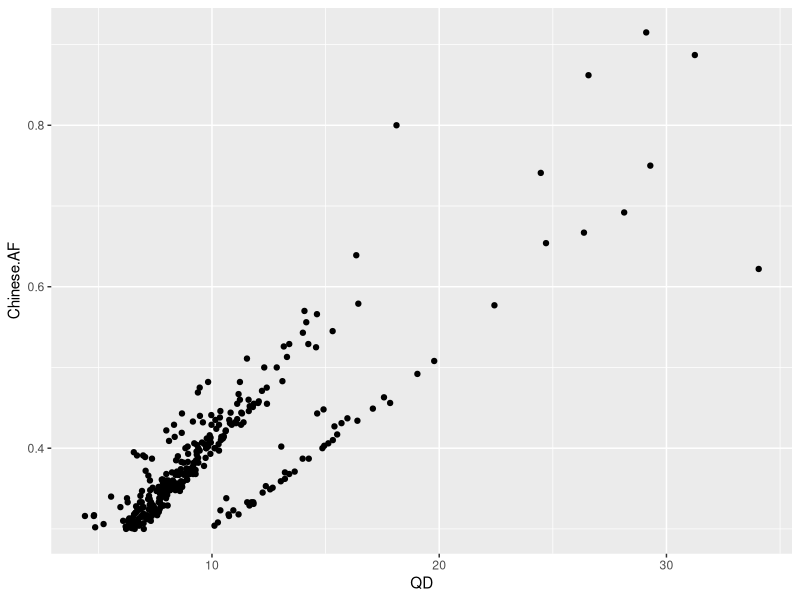
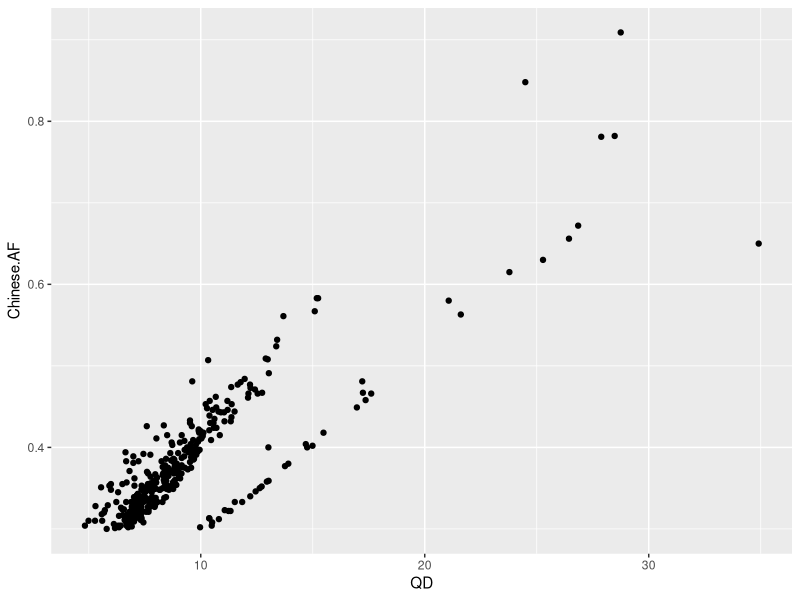
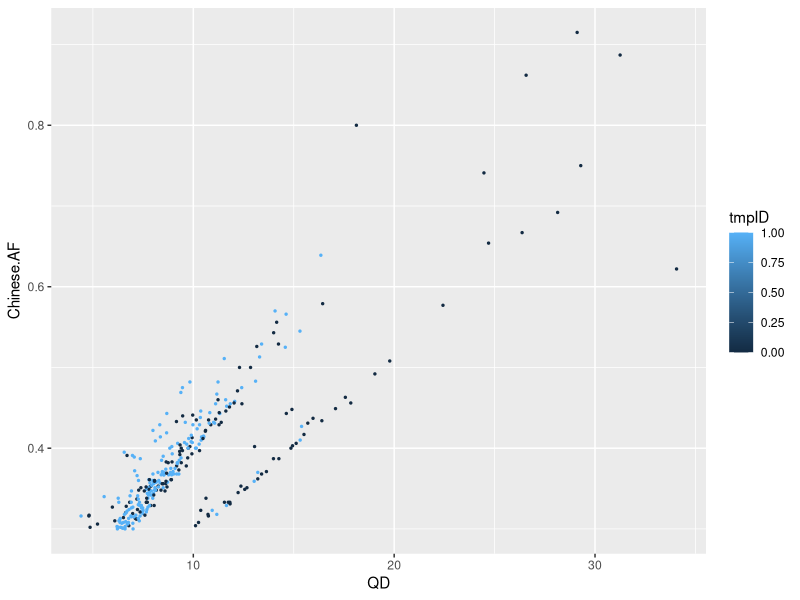
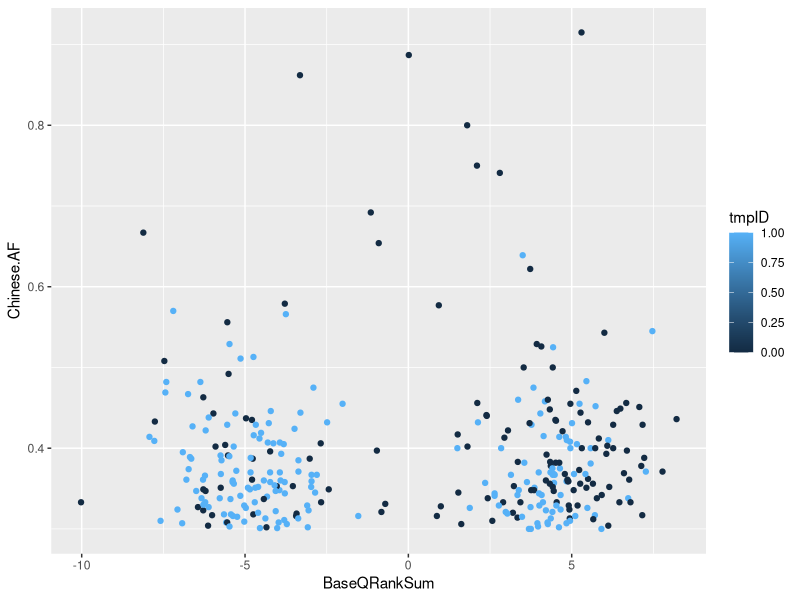

R code for these plots, in order: (Note: this script raises an error after producing the figures.)
#install.packages("RColorBrewer")
#library(RColorBrewer)
library(ggplot2)
setwd("C:/Users/selee/Desktop/class/defaultCGP")
#df <- read.table("qual.table.Reannotated.hg19.common.SnpSift.masked.isHet.tranch99.9.vcf.txt",header=T)
df <- read.table("BQRS.all.dbsnp151.annotated.table.txt",header=T)
nrow(df)
df <- df[complete.cases(df),]
dfSnv <- df[df$TYPE=='SNP',]
#remove variants with AF<0.3
dfSnv <- dfSnv[dfSnv$Chinese.AF>=0.3,]

dfti <- dfSnv[dfSnv$TRANSITION=='1',]
dftv <- dfSnv[dfSnv$TRANSITION=='0',]
nrow(dfti)
nrow(dftv)
ggplot(dfti,aes(x=QD,y=Chinese.AF))+geom_point()
ggplot(dftv,aes(x=QD,y=Chinese.AF))+geom_point()

#####dbsnp build 151(all)#######
dfti$tmpID[which(dfti$ID!='.')]<-0
dfti$tmpID[which(dfti$ID=='.')]<-1
ggplot(dfti,aes(x=QD,y=Chinese.AF,color=tmpID))+geom_point(size=0.5)
ggplot(dfti,aes(x=BaseQRankSum,y=Chinese.AF,color=tmpID))+geom_point()

dftv$tmpID[which(dftv$ID!='.')]<-0
dftv$tmpID[which(dftv$ID=='.')]<-1
ggplot(dftv,aes(x=QD,y=Chinese.AF,color=tmpID))+geom_point(size=0.6)
ggplot(dftv,aes(x=BaseQRankSum,y=Chinese.AF,color=tmpID))+geom_point()

#exclude variants in dbSNP
dfti <- dfti[dfti$ID=='.',]
dftv <- dftv[dftv$ID=='.',]
nrow(dfti)
#(whole)774 to 281,(AF>=0.3)318 to 182
nrow(dftv)
#(whole)711 to 404,(AF>=0.3)335 to 286

#####################separate lines(ti)###########################
attach(dfti)
lm1 <- lm(Chinese.AF~QD) #AF = 0.02736*QD+0.09290
xvec1 <- dfti$QD
yvec1 <- c()

for (val in xvec1){
  yval1 = 0.026*val+0.09290#0.02736 originally but the graph should have lower slope
  yvec1 <- c(yvec1,yval1)
}
dfti$lm.AF <- yvec1
head(dfti)
ggplot(dfti,aes(x=QD))+
  geom_point(aes(y=Chinese.AF))+
  geom_line(aes(y=lm.AF))
d1 <- c()
for (i in seq(1,nrow(dfti))){
  a1 <- dfti$Chinese.AF[i]
  b1 <- dfti$lm.AF[i]
  d1 <- c(d1,a1<b1)
}
tifp <- dfti[d1,]
nrow(tifp)

#cat(tifp$POS,file='C:/Users/selee/Desktop/tifp_pos.txt',sep='\n')

ggplot(dfti,aes(x=BaseQRankSum,y=Chinese.AF,color=ID))+geom_point()

e1 <- c()
for (i in seq(1,nrow(dfti))){
  a1 <- dfti$Chinese.AF[i]
  b1 <- dfti$lm.AF[i]
  e1 <- c(e1,a1>=b1)
}
tiwithtp <- dfti[e1,]
nrow(tiwithtp) #409

#cat(tiwithtp$POS,file='C:/Users/selee/Desktop/tiwithtp_pos.txt',sep='\n')

ggplot(tiwithtp,aes(x=QD,y=Chinese.AF))+geom_point()
ggplot(tiwithtp,aes(x=SOR,y=Chinese.AF))+geom_point(size=.5)
ggplot(tiwithtp,aes(x=MQ,y=Chinese.AF))+geom_point()
ggplot(tiwithtp,aes(x=ReadPosRankSum,y=Chinese.AF))+geom_point()

nrow(dfti[dfti$tmpID==1,])#281
nrow(dftv[dftv$tmpID==1,])#404
#####################separate lines(tv)###########################
attach(dftv)
lm2 <- lm(Chinese.AF~QD) #AF = 0.02749 * QD + 0.09859

xvec <- dftv$QD
yvec <- c()
for (val in xvec){
  yval = 0.026*val+0.09859#0.02749 originally but the graph should have lower slope
  yvec <- c(yvec,yval)
}
dftv$lm.AF <- yvec
head(dftv)
ggplot(dftv,aes(x=QD))+
  geom_point(aes(y=Chinese.AF))+
  geom_line(aes(y=lm.AF))
d <- c()
for (i in seq(1,nrow(dftv))){
  a <- dftv$Chinese.AF[i]
  b <- dftv$lm.AF[i]
  d <- c(d,a<b)
}
tvfp <- dftv[d,]
nrow(tvfp)#301

ggplot(tvfp,aes(x=ReadPosRankSum,y=Chinese.AF))+geom_point()
#cat(tvfp$POS,file='C:/Users/selee/Desktop/tvfp_pos.txt',sep='\n')

ggplot(tvfp,aes(x=QD,y=Chinese.AF))+geom_point()

e <- c()
for (i in seq(1,nrow(dftv))){
  a <- dftv$Chinese.AF[i]
  b <- dftv$lm.AF[i]
  e <- c(e,a>=b)
}
tvwithtp <- dftv[e,]
nrow(tvwithtp) #410
#cat(tvwithtp$POS,file='C:/Users/selee/Desktop/tvwithtp_pos.txt',sep='\n')
ggplot(tvwithtp,aes(x=QD,y=Chinese.AF))+geom_point()
ggplot(tvwithtp,aes(x=SOR,y=Chinese.AF))+geom_point()
ggplot(tvwithtp,aes(x=FS,y=Chinese.AF))+geom_point()
ggplot(tvwithtp,aes(x=ReadPosRankSum,y=Chinese.AF))+geom_point()
ggplot(tvwithtp,aes(x=MQ,y=Chinese.AF))+geom_point()
ggplot(tvwithtp,aes(x=MQRankSum,y=Chinese.AF))+geom_point()

##########(tv)set apart possible somatic variants##########
tvwithtp$Chinese.AD<-round(tvwithtp$Chinese.AF*tvwithtp$Chinese.DP)
af_tvwithtp <- tvwithtp[tvwithtp$Chinese.AF>=0.3&
                          tvwithtp$Chinese.AF<=0.7,]
attach(af_tvwithtp)
lm(Chinese.AF~QD)#AF=0.02737*QD+0.14036
af_tvwithtp$lm.somatic.AF <- 0.0255*af_tvwithtp$QD+0.17
ggplot(af_tvwithtp,aes(x=QD))+
  geom_point(aes(y=Chinese.AF))+
  geom_line(aes(y=lm.somatic.AF,color='red'))
tmp <- which(af_tvwithtp$Chinese.AF>=
               af_tvwithtp$lm.somatic.AF)
length(tmp)#65
tvpossibletp <- af_tvwithtp
tvpossibletp$lm.somatic.AF[tmp]<-7
ggplot(tvpossibletp,aes(x=Chinese.DP))+
  geom_point(aes(y=Chinese.AF,color=lm.somatic.AF))
ggplot(tvpossibletp,aes(x=Chinese.GQ))+
  geom_point(aes(y=Chinese.AF,color=lm.somatic.AF))
ggplot(tvpossibletp,aes(x=Chinese.AD))+
  geom_point(aes(y=Chinese.AF,color=lm.somatic.AF))
candidate.tv <- tvpossibletp[tvpossibletp$lm.somatic.AF==7,]
hist(candidate.tv$Chinese.AF)

##########(ti)set apart possible somatic variants######
af_tiwithtp <- tiwithtp[tiwithtp$Chinese.AF>=0.47&
                          tiwithtp$Chinese.AF<=0.53,]
nrow(af_tiwithtp)
#0.4 to 0.6: 84
#0.41 to 0.59: 68
#0.42 to 0.58: 58
#0.43 to 0.57: 48
#0.44 to 0.56: 36
#0.45 to 0.55: 27
#0.46 to 0.54: 20
#0.47 to 0.53: 14
attach(af_tiwithtp)
lm(Chinese.AF~QD)#AF=0.0296*QD+0.1166
af_tiwithtp$lm.somatic.AF <- 0.0226*af_tiwithtp$QD+0.19
ggplot(af_tiwithtp,aes(x=QD))+
  geom_point(aes(y=Chinese.AF))+
  geom_line(aes(y=lm.somatic.AF,color='red'))
tmpti <- which(af_tiwithtp$Chinese.AF>=
               af_tiwithtp$lm.somatic.AF)
length(tmpti)#70
af_tiwithtp$Chinese.AD<-round(
  af_tiwithtp$Chinese.AF*
    af_tiwithtp$Chinese.DP)
tipossibletp <- af_tiwithtp
tipossibletp$lm.somatic.AF[tmpti]<-7
ggplot(tipossibletp,aes(x=ReadPosRankSum))+
  geom_point(aes(y=Chinese.AF,color=lm.somatic.AF))

ggplot(tipossibletp,aes(x=Chinese.DP))+
  geom_point(aes(y=Chinese.AF,color=lm.somatic.AF))
ggplot(tipossibletp,aes(x=Chinese.AD))+
  geom_point(aes(y=Chinese.AF,color=lm.somatic.AF))
candidate.ti <- tipossibletp[tipossibletp$lm.somatic.AF==7,]
hist(candidate.ti$Chinese.AF)

#ti plot(tiwithtp and tifp)
which(dfti$Chinese.AF>=dfti$lm.AF)
nadfti <- dfti
nadfti$lm.AF[which(nadfti$Chinese.AF>=nadfti$lm.AF)]<-NA
head(nadfti)
#nadfti$reciDP <- 1/nadfti$Chinese.DP
ggplot(nadfti,aes(x=QD,y=Chinese.AF,color=lm.AF))+geom_point()
#ggplot(nadfti,aes(x=reciDP,y=Chinese.AF,color=lm.AF))+geom_point()
ggplot(nadfti,aes(x=QUAL,y=Chinese.AF,color=lm.AF))+geom_point(size=.5)
ggplot(nadfti,aes(x=FS,y=Chinese.AF,color=lm.AF))+geom_point()
ggplot(nadfti,aes(x=MQ,y=Chinese.AF,color=lm.AF))+geom_point()
ggplot(nadfti,aes(x=MQRankSum,y=Chinese.AF,color=lm.AF))+geom_point()
ggplot(nadfti,aes(x=ReadPosRankSum,y=Chinese.AF,color=lm.AF))+geom_point()
ggplot(nadfti,aes(x=SOR,y=Chinese.AF,color=lm.AF))+geom_point()
ggplot(nadfti,aes(x=C_Father.GQ,y=Chinese.AF,color=lm.AF))+geom_point()
ggplot(nadfti,aes(x=C_Father.DP,y=Chinese.AF,color=lm.AF))+geom_point()
ggplot(nadfti,aes(x=C_Father.AF,y=Chinese.AF,color=lm.AF))+geom_point()
ggplot(nadfti,aes(x=Chinese.GQ,y=Chinese.AF,color=lm.AF))+geom_point()
ggplot(nadfti,aes(x=Chinese.DP,y=Chinese.AF,color=lm.AF))+geom_point()
ggplot(nadfti,aes(x=samplename.GQ,y=Chinese.AF,color=lm.AF))+geom_point()
ggplot(nadfti,aes(x=samplename.DP,y=Chinese.AF,color=lm.AF))+geom_point()
ggplot(nadfti,aes(x=samplename.AF,y=Chinese.AF,color=lm.AF))+geom_point()

colnames(nadfti)

#tp + somatic
nrow(tiwithtp)
ggplot(tiwithtp,aes(x=Chinese.DP,y=ReadPosRankSum,color=Chinese.AF))+geom_point()
ggplot(tiwithtp,aes(x=Chinese.DP,y=FS,color=Chinese.AF))+geom_point()
ggplot(tiwithtp,aes(x=ReadPosRankSum,y=FS,color=Chinese.AF))+geom_point()
#af0.4-0.6 to NA
siteti <- tiTPaf0.4_0.6NA[,seq(from=6,to=12)]#21
plot(siteti)
varti <- tiTPaf0.4_0.6NA[,seq(from=13,to=21)]
colnames(varti)
plot(varti)

x <- which(tiwithtp$Chinese.AF<0.4)
y <- which(tiwithtp$Chinese.AF>=0.4&tiwithtp$Chinese.AF<0.6)
z <- which(tiwithtp$Chinese.AF>0.6)
length(x)
length(y)
length(z)
tiTPaf0.4_0.6NA <- tiwithtp
tiTPaf0.4_0.6NA$Chinese.AF[x]<--99
tiTPaf0.4_0.6NA$Chinese.AF[y]<-30
tiTPaf0.4_0.6NA$Chinese.AF[z]<-99
summary(tiTPaf0.4_0.6NA$Chinese.AF)
ggplot(tiTPaf0.4_0.6NA,
       aes(x=MQ,y=MQRankSum,
           color=Chinese.AF))+geom_point()+
  scale_color_gradient2()
ggplot(tiTPaf0.4_0.6NA,
       aes(x=Chinese.DP,y=QUAL,
           color=Chinese.AF))+geom_point()+
  scale_color_gradient2()

hist(tiwithtp$Chinese.AF[y])
af0.4to0.6titp <- tiwithtp[tiwithtp$Chinese.AF>=0.4&tiwithtp$Chinese.AF<=0.6,]
nrow(af0.4to0.6titp)
hist(af0.4to0.6titp$Chinese.AF)
p <- which(af0.4to0.6titp$Chinese.AF<0.45)
q <- w
which(af0.4to0.6titp$Chinese.AF>=0.45&
             af0.4to0.6titp$Chinese.AF<0.5)
r <- which(af0.4to0.6titp$Chinese.AF>=0.5&
             af0.4to0.6titp$Chinese.AF<0.55)
s <- which(af0.4to0.6titp$Chinese.AF>=0.55)
Af0.4to0.6titp <- af0.4to0.6titp
Af0.4to0.6titp$Chinese.AF[p]<--99
Af0.4to0.6titp$Chinese.AF[q]<--20
Af0.4to0.6titp$Chinese.AF[r]<-20
Af0.4to0.6titp$Chinese.AF[s]<-99
ggplot(Af0.4to0.6titp[s,],
       aes(x=MQ,y=MQRankSum,
           color=Chinese.AF))+geom_point()+
  scale_color_gradient2()
mq60 <- Af0.4to0.6titp[Af0.4to0.6titp$MQ==60,]
mqrs0mq60 <- mq60[mq60$MQRankSum==0,]
nrow(mqrs0mq60)
nrow(Af0.4to0.6titp)
#features
mqtiWhole <- ggplot(dfti,aes(MQ))+geom_histogram()
ggplot(af0.4to0.6titp,
                 aes(x=Chinese.DP,y=Chinese.AF))+geom_point()
attach(af0.4to0.6titp)
cor(Chinese.DP, Chinese.AF,use='complete.obs',method='pearson')
ggplot(dfti,aes(C_Father.GQ))+geom_histogram()+
  geom_histogram(aes(samplename.GQ),fill='yellow',alpha=.5)
ggplot(tiwithtp,aes(C_Father.GQ))+geom_histogram()+
  geom_histogram(aes(samplename.GQ),fill='yellow',alpha=.5)

ggplot(tiwithtp,aes(x=samplename.GQ,y=Chinese.AF))+geom_point()
ggplot(tiwithtp,aes(x=C_Father.GQ,y=Chinese.AF))+geom_point()

############################tv plotting###############
nrow(dftv)
which(dftv$Chinese.AF>=dftv$lm.AF)
nadftv <- dftv
nadftv$lm.AF[which(dftv$Chinese.AF>=dftv$lm.AF)]<-7
head(nadfti)
ggplot(nadftv,aes(x=QD,y=Chinese.AF,color=lm.AF))+geom_point()
ggplot(nadftv,aes(x=QUAL,y=Chinese.AF,color=lm.AF))+geom_point()
ggplot(nadftv,aes(x=FS,y=Chinese.AF,color=lm.AF))+geom_point()
ggplot(nadftv,aes(x=MQ,y=Chinese.AF,color=lm.AF))+geom_point()
ggplot(nadftv,aes(x=MQRankSum,y=Chinese.AF,color=lm.AF))+geom_point()
ggplot(nadftv,aes(x=ReadPosRankSum,y=Chinese.AF,color=lm.AF))+geom_point()
ggplot(nadftv,aes(x=SOR,y=Chinese.AF,color=lm.AF))+geom_point()
ggplot(nadftv,aes(x=C_Father.GQ,y=Chinese.AF,color=lm.AF))+geom_point()
ggplot(nadftv,aes(x=C_Father.DP,y=Chinese.AF,color=lm.AF))+geom_point()
ggplot(nadftv,aes(x=C_Father.AF,y=Chinese.AF,color=lm.AF))+geom_point()
ggplot(nadftv,aes(x=Chinese.GQ,y=Chinese.AF,color=lm.AF))+geom_point()
ggplot(nadftv,aes(x=Chinese.DP,y=Chinese.AF,color=lm.AF))+geom_point()
ggplot(nadftv,aes(x=samplename.GQ,y=Chinese.AF,color=lm.AF))+geom_point()
ggplot(nadftv,aes(x=samplename.DP,y=Chinese.AF,color=lm.AF))+geom_point()
ggplot(nadftv,aes(x=samplename.AF,y=Chinese.AF,color=lm.AF))+geom_point()

af0.4to0.6tvtp <- dftv[dftv$Chinese.AF>=0.4&dftv$Chinese.AF<=0.6,]
nrow(af0.4to0.6tvtp)
hist(af0.4to0.6tvtp$Chinese.AF)
##ggplot(af0.4to0.6tvtp,aes(x=MQ,y=Chinese.AF))+geom_point()
#ggplot(af0.4to0.6tvtp,aes(x=MQRankSum,y=Chinese.AF))+geom_point()
ggplot(af0.4to0.6tvtp,aes(x=ReadPosRankSum,y=Chinese.AF))+geom_point()
afti <- tiwithtp[tiwithtp$Chinese.AF>=0.3&
                   tiwithtp$Chinese.AF<=0.7,]
aftv <- tvwithtp[tvwithtp$Chinese.AF>=0.47&
                   tvwithtp$Chinese.AF<=0.53,]
nrow(aftv)
#0.4 to 0.6: 74
#0.41 to 0.59: 63
#0.42 to 0.58: 51
#0.43 to 0.57: 42
#0.44 to 0.56: 31
#0.45 to 0.55: 23
#0.46 to 0.54: 19
#0.47 to 0.53: 13
ggplot(tvwithtp,aes(x=QD,y=Chinese.AF))+geom_point()
ggplot(tiwithtp,aes(x=QD,y=Chinese.AF))+geom_point()

which(dftv$POS==93699129)
dftv[110,]
dftv$TRANSITION[110]<--99
ggplot(dftv,aes(x=QD,y=Chinese.AF,color=TRANSITION))+geom_point()
aftitp <- tiwithtp[tiwithtp$Chinese.AF>=0.45&
                   tiwithtp$Chinese.AF<=0.55,]
nrow(aftitp)#27

aftifp <- tifp[tifp$Chinese.AF>=0.45&
                     tifp$Chinese.AF<=0.55,]
nrow(aftifp)#4

aftvtp <- tvwithtp[tvwithtp$Chinese.AF>=0.45&
                     tvwithtp$Chinese.AF<=0.55,]
nrow(aftvtp)#23

aftvfp <- tvfp[tvfp$Chinese.AF>=0.45&
                     tvfp$Chinese.AF<=0.55,]
nrow(aftvfp)#4

cat(aftitp$POS,file="C:/Users/selee/Desktop/af0.45-0.55.titp.pos.txt",sep='\n')
cat(aftifp$POS,file="C:/Users/selee/Desktop/af0.45-0.55.tifp.pos.txt",sep='\n')
cat(aftvtp$POS,file="C:/Users/selee/Desktop/af0.45-0.55.tvtp.pos.txt",sep='\n')
cat(aftvfp$POS,file="C:/Users/selee/Desktop/af0.45-0.55.tvfp.pos.txt",sep='\n')

#plotting previously (hard) filtered SNVs
matchpos <- match(qdti2$POS,dfti$POS)
dfti$matpos<-"filtered"
dfti$matpos[matchpos]<-"true"
ggplot(dfti,aes(x=QD,y=Chinese.AF,color=matpos))+geom_point()

dfti$POS<-as.numeric(dfti$POS)

ct<-0

for(i in 1:773){
  if(dfti$matpos[i]=="true"){ct=ct+1}
}